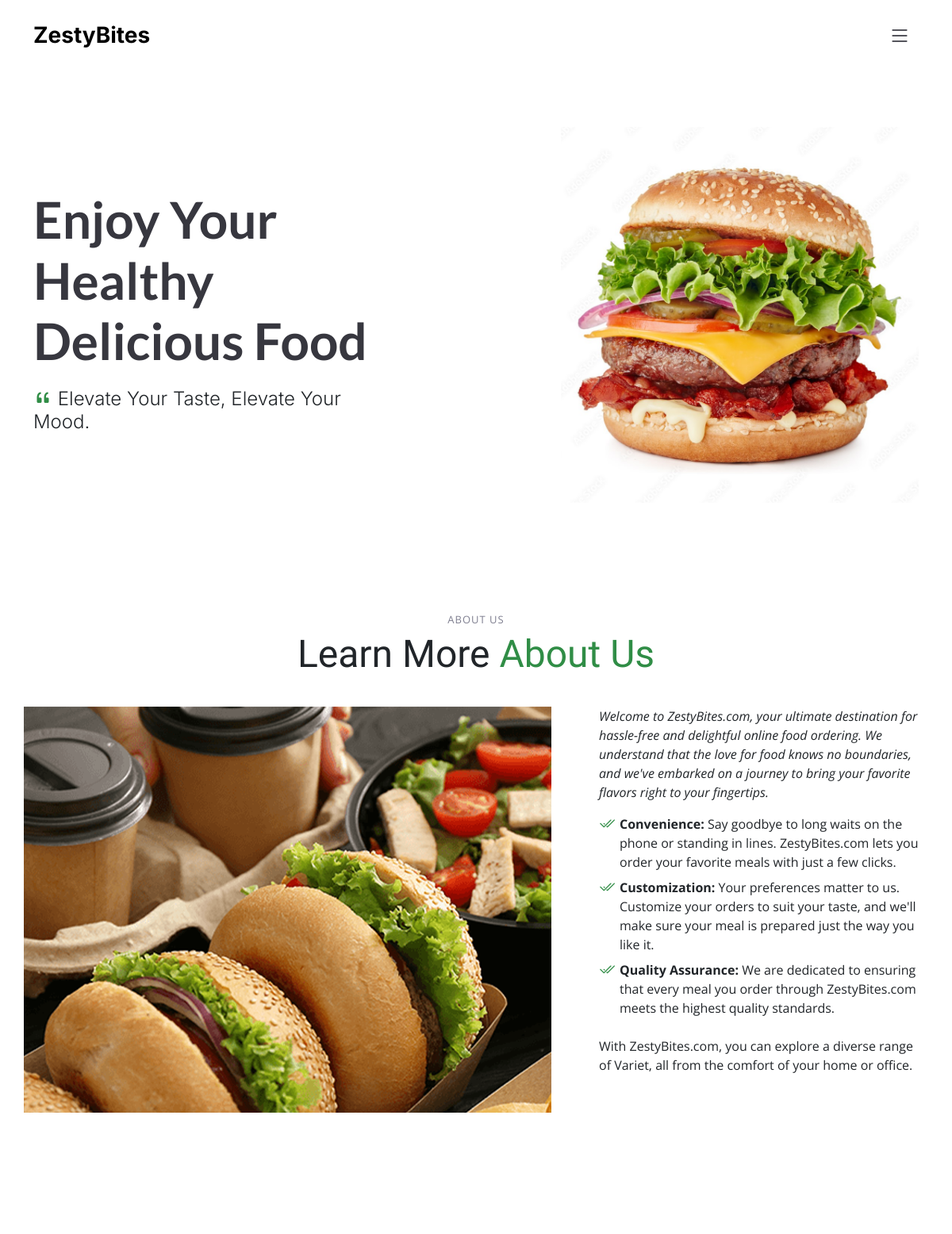
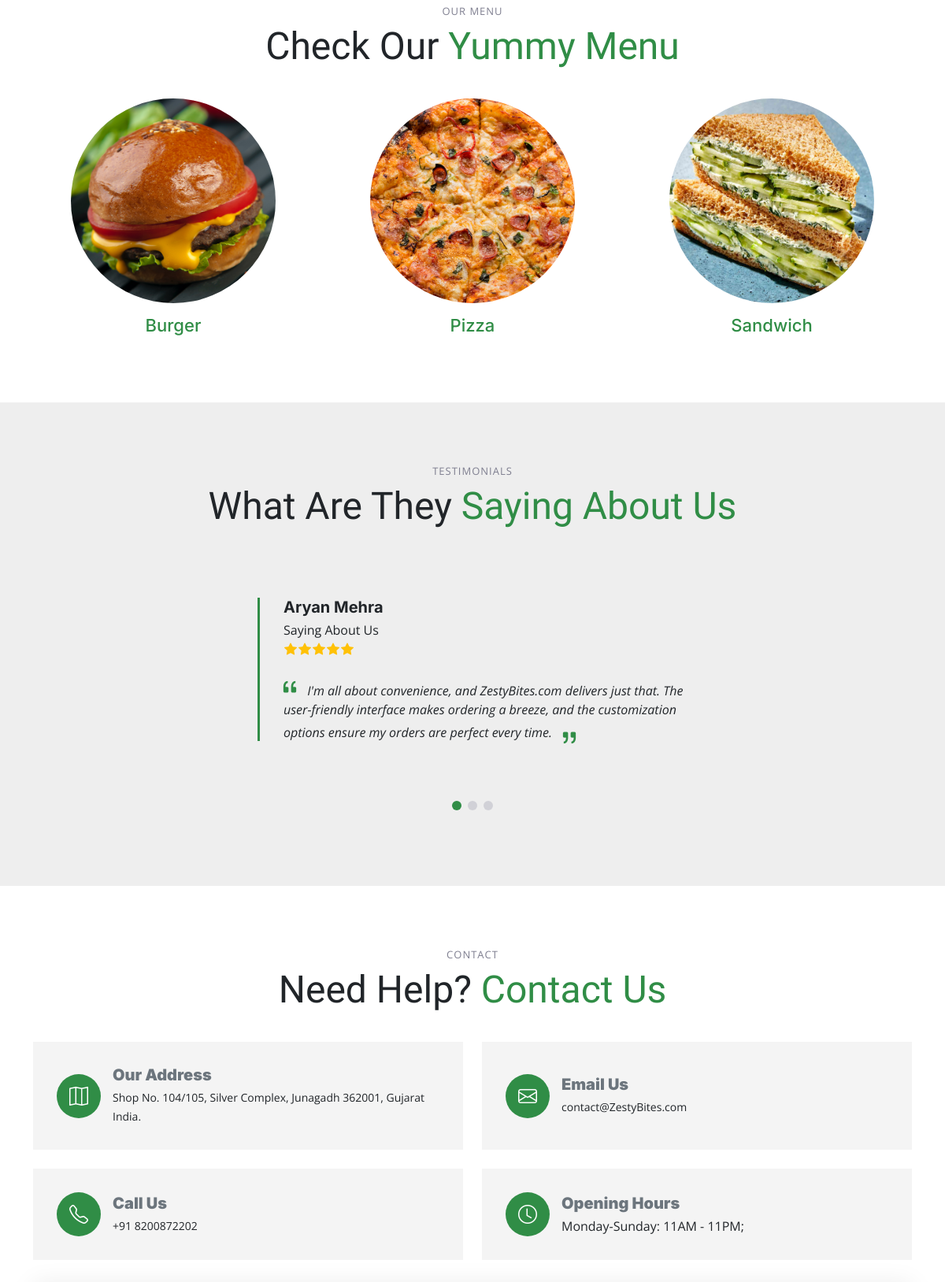
The page / (upper part) on the database its author committed (2 pictures, top to bottom).
### tables this page shows
CREATE TABLE `productcategory` (
  `id` int(255) NOT NULL,
  `categoryName` varchar(255) NOT NULL,
  `image` varchar(255) NOT NULL
);

### menuItems.php (the view)
<?php
include("connection.php");
$sql = "select * from productcategory";
$result = $con->query($sql);
if ($result->num_rows > 0) {
    while ($row = $result->fetch_array()) {
        $imgpath = "assets/img/menu/" . $row[2];
        ?>
        <div class="col-lg-4 menu-item" style='padding:0px; text-align:center;'>
            <a href="subCategory.php?category=<?php echo $row[1]; ?>"><img src="<?php echo $imgpath; ?>"
                    class="menu-img img-fluid" alt="" style='border-radius : 50%;'>
                <h4 style="text-transform: capitalize;color:#308D46">
                    <?php echo $row[1]; ?>
                </h4>
            </a>
        </div>
        <?php
    }
}
?>

### assets/css/main.css (style rules this page uses)
:root { --font-default: "Open Sans", system-ui, -apple-system, "Segoe UI", Roboto, "Helvetica Neue", Arial, "Noto Sans", "Liberation Sans", sans-serif, "Apple Color Emoji", "Segoe UI Emoji", "Segoe UI Symbol", "Noto Color Emoji"; --font-primary: "Amatic SC", sans-serif; --font-secondary: "Inter", sans-serif; }
:root { --color-default: #212529; --color-primary: #308D46; --color-secondary: #37373f; --color-hover: #46b861; }
:root { scroll-behavior: smooth; }
body { font-family: var(--font-default); color: var(--color-default); }
a { color: var(--color-primary); text-decoration: none; }
h1, h2, h3, h4, h5, h6 { font-family: var(--font-secondary); }
.menu-item { padding: 0px 80px; }
.menu .tab-content .menu-item .menu-img { padding: 0 60px; margin-bottom: 15px; }
.menu .tab-content .menu-item h4 { font-size: 22px; font-weight: 500; color: var(--color-secondary); font-family: var(--font-secondary); font-weight: 30px; margin-bottom: 5px; }

### rows shown on the page
productcategory: image (picture), categoryName "Burger"
productcategory: image (picture), categoryName "Pizza"
productcategory: image (picture), categoryName "Sandwich"
